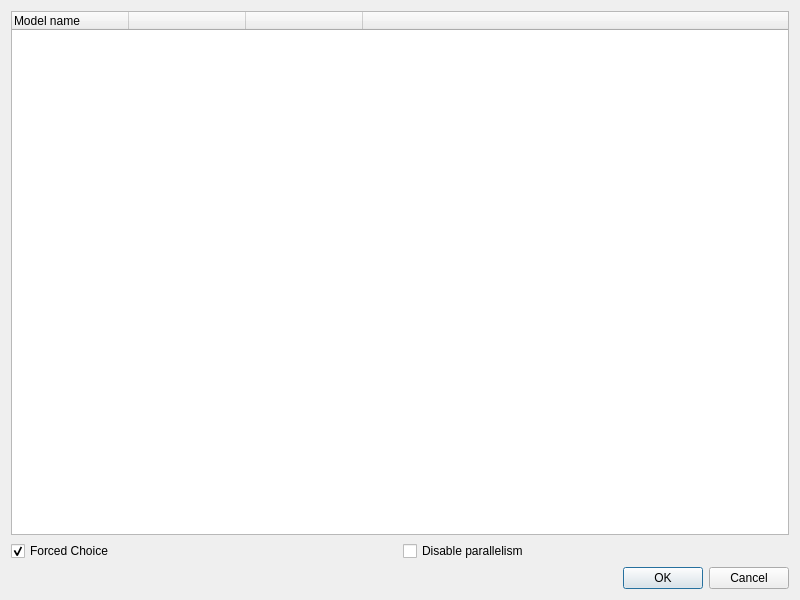
<?xml version="1.0" encoding="UTF-8"?>
<ui version="4.0">
 <class>Estimation</class>
 <widget class="QDialog" name="Estimation">
  <property name="geometry">
   <rect>
    <x>0</x>
    <y>0</y>
    <width>800</width>
    <height>600</height>
   </rect>
  </property>
  <property name="windowTitle">
   <string>Estimation</string>
  </property>
  <layout class="QVBoxLayout" name="verticalLayout">
   <item>
    <widget class="QTreeWidget" name="twModels">
     <property name="editTriggers">
      <set>QAbstractItemView::NoEditTriggers</set>
     </property>
     <property name="alternatingRowColors">
      <bool>false</bool>
     </property>
     <property name="selectionMode">
      <enum>QAbstractItemView::NoSelection</enum>
     </property>
     <property name="wordWrap">
      <bool>false</bool>
     </property>
     <attribute name="headerDefaultSectionSize">
      <number>117</number>
     </attribute>
     <attribute name="headerStretchLastSection">
      <bool>true</bool>
     </attribute>
     <column>
      <property name="text">
       <string>Model name</string>
      </property>
     </column>
     <column>
      <property name="text">
       <string> </string>
      </property>
     </column>
     <column>
      <property name="text">
       <string> </string>
      </property>
     </column>
     <column>
      <property name="text">
       <string> </string>
      </property>
     </column>
    </widget>
   </item>
   <item>
    <layout class="QHBoxLayout" name="horizontalLayout">
     <item>
      <widget class="QCheckBox" name="cbForcedChoice">
       <property name="text">
        <string>Forced Choice</string>
       </property>
       <property name="checked">
        <bool>true</bool>
       </property>
      </widget>
     </item>
     <item>
      <widget class="QCheckBox" name="cbDisableParallelism">
       <property name="text">
        <string>Disable parallelism</string>
       </property>
      </widget>
     </item>
    </layout>
   </item>
   <item>
    <widget class="QDialogButtonBox" name="buttonBox">
     <property name="orientation">
      <enum>Qt::Horizontal</enum>
     </property>
     <property name="standardButtons">
      <set>QDialogButtonBox::Cancel|QDialogButtonBox::Ok</set>
     </property>
    </widget>
   </item>
  </layout>
 </widget>
 <resources/>
 <connections>
  <connection>
   <sender>buttonBox</sender>
   <signal>accepted()</signal>
   <receiver>Estimation</receiver>
   <slot>accept()</slot>
   <hints>
    <hint type="sourcelabel">
     <x>248</x>
     <y>254</y>
    </hint>
    <hint type="destinationlabel">
     <x>157</x>
     <y>274</y>
    </hint>
   </hints>
  </connection>
  <connection>
   <sender>buttonBox</sender>
   <signal>rejected()</signal>
   <receiver>Estimation</receiver>
   <slot>reject()</slot>
   <hints>
    <hint type="sourcelabel">
     <x>316</x>
     <y>260</y>
    </hint>
    <hint type="destinationlabel">
     <x>286</x>
     <y>274</y>
    </hint>
   </hints>
  </connection>
 </connections>
</ui>
